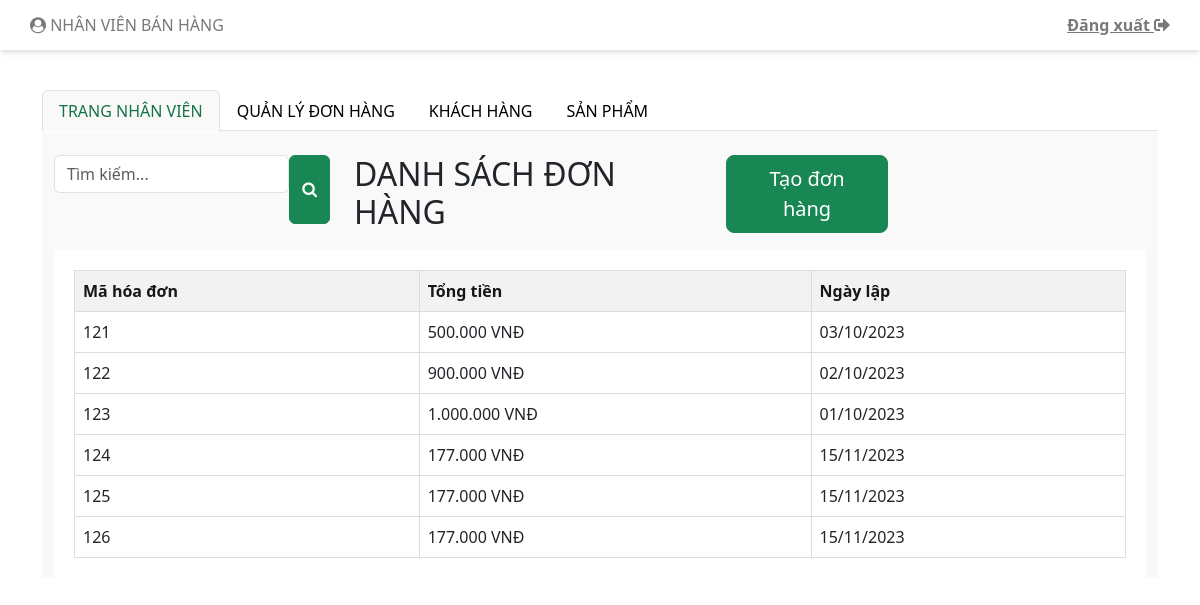
The page /nhanvienbanhang.php (signed in) on the database as committed earlier.
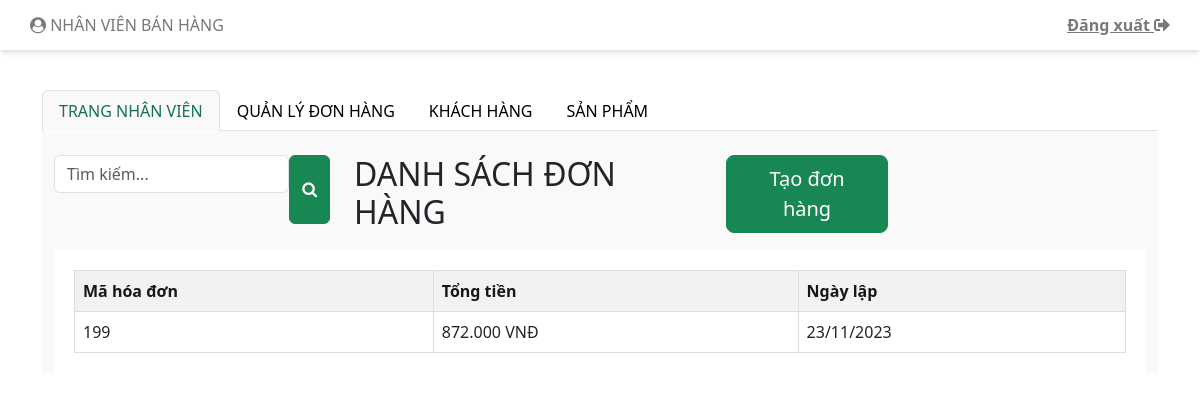
The same page on the database as committed later.
### tables this page shows
CREATE TABLE `hoadon` (
  `MaHoaDon` int(11) NOT NULL,
  `TongTien` double NOT NULL,
  `NgayLap` date NOT NULL
);

### model/mHoaDon.php (called while the page is built, shortened)
<?php
include_once("connect.php");
class MHoaDon {
    function selectAllHoaDon() {
        $p = new ConnectDB();
        $con = null;
        if ($p->connect_DB($con)) {
            $str = "SELECT * FROM hoadon";
            $tbl = mysqli_query($con, $str);
            return $tbl;
        } else {
            return false;
        }
    }
}
?>

### model/connect.php (called while the page is built, shortened)
<?php
    class ConnectDB{
        function connect_DB(& $conn){
            $conn = mysqli_connect("localhost", "root", "", "mypham");
            if ($conn){
                mysqli_set_charset($conn, "utf8");
                return $conn;
            }else{
                return false;
            }
        }
    }
?>

### controller/cHoaDon.php (called while the page is built, shortened)
<?php
    include_once("Model/mHoaDon.php");
    class cHoaDon{
        function getAllHoaDon(){
            $p = new mHoaDon();
            $tbl = $p -> selectAllHoaDon();
            return $tbl;
        }
    }
?>

### view/vHoaDon.php (the view)
<?php
include_once("Controller/cHoaDon.php");
class VHoaDon {
    function viewAllHoaDon() {
        $c = new CHoaDon();
        $tbl = $c->getAllHoaDon();
        showHoaDon($tbl);
    }
}
function showHoaDon($tbl) {
    if ($tbl) {
        while ($row = mysqli_fetch_assoc($tbl)) {
            echo "<tr>";
            echo "<td>" . $row["MaHoaDon"] . "</td>";
            echo "<td>" . number_format($row["TongTien"], 0, ".", ".") . " VNĐ</td>";
            echo "<td>" . date("d/m/Y", strtotime($row["NgayLap"])) . "</td>";
            echo "</tr>";
        }
    } else {
        echo "Không có dữ liệu hóa đơn.";
    }
}
?>

Rows that differ between the two databases and show on the page:
removed hoadon: MaHoaDon "121", TongTien "500.000", NgayLap "03/10/2023"
removed hoadon: MaHoaDon "122", TongTien "900.000", NgayLap "02/10/2023"
removed hoadon: MaHoaDon "123", TongTien "1.000.000", NgayLap "01/10/2023"
removed hoadon: MaHoaDon "124", TongTien "177.000", NgayLap "15/11/2023"
removed hoadon: MaHoaDon "125", TongTien "177.000", NgayLap "15/11/2023"
removed hoadon: MaHoaDon "126", TongTien "177.000", NgayLap "15/11/2023"
added hoadon: MaHoaDon "199", TongTien "872.000", NgayLap "23/11/2023"
